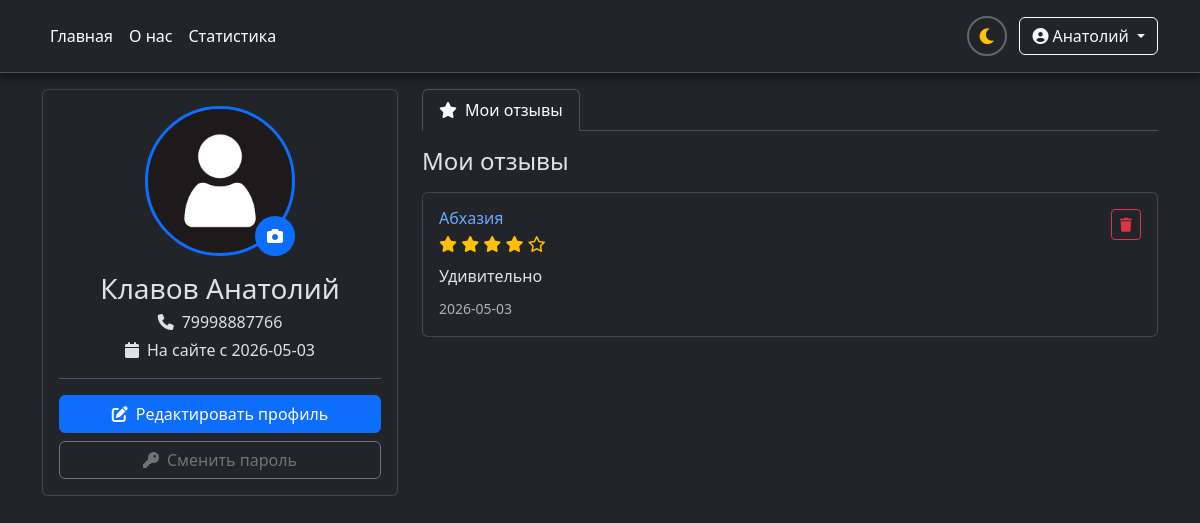
Page /profile (signed in) on the committed database.
### tables this page shows
CREATE TABLE "Clients" (
	"id"	INTEGER NOT NULL UNIQUE,
	"surname"	TEXT NOT NULL,
	"name"	TEXT NOT NULL,
	"thname"	TEXT,
	"birthday"	DATE NOT NULL,
	"tnumber"	INTEGER NOT NULL,
	"password"	TEXT NOT NULL,
	"regdate"	DATE,
	"avatar"	TEXT,
	PRIMARY KEY("id" AUTOINCREMENT)
);

CREATE TABLE "reviews" (
	"id"	INTEGER NOT NULL UNIQUE,
	"tourid"	INTEGER NOT NULL,
	"clientid"	INTEGER NOT NULL,
	"stars"	INTEGER NOT NULL,
	"description"	TEXT,
	"date"	DATE NOT NULL,
	PRIMARY KEY("id" AUTOINCREMENT),
	FOREIGN KEY("clientid") REFERENCES "Clients"("id") ON UPDATE CASCADE ON DELETE CASCADE,
	FOREIGN KEY("tourid") REFERENCES "Tours"("id") ON UPDATE CASCADE ON DELETE CASCADE
);

CREATE TABLE "Tours" (
	"id"	INTEGER NOT NULL UNIQUE,
	"country"	TEXT NOT NULL,
	"agencyid"	INTEGER NOT NULL,
	"description"	TEXT,
	"duration"	TEXT NOT NULL,
	"price"	REAL NOT NULL,
	PRIMARY KEY("id" AUTOINCREMENT),
	FOREIGN KEY("agencyid") REFERENCES "Agency"("id") ON UPDATE CASCADE ON DELETE CASCADE
);

### main.py (the view)
@app.route('/profile')
def profile():
    if 'user_id' not in session:
        flash('Для доступа к профилю необходимо войти', 'warning')
        return redirect(url_for('login'))
    try:
        conn = sqlite3.connect('turhelp.db')
        conn.row_factory = sqlite3.Row
        cursor = conn.cursor()
        cursor.execute("""
            SELECT id, name, surname, thname, birthday, tnumber, avatar, regdate
            FROM Clients
            WHERE id = ?
        """, (session['user_id'],))
        user_data = cursor.fetchone()
        if not user_data:
            flash('Пользователь не найден', 'danger')
            conn.close()
            return redirect(url_for('home'))
        user = {
            'id': user_data['id'],
            'name': user_data['name'],
            'surname': user_data['surname'],
            'thname': user_data['thname'] or '',
            'birthday': user_data['birthday'] or '',
            'tnumber': user_data['tnumber'],
            'avatar': user_data['avatar'] or '/static/images/default-avatar.png',
            'regdate': user_data['regdate']
        }
        cursor.execute("""
            SELECT r.id, r.stars, r.description, r.date, t.country, t.id as tour_id
            FROM reviews r
            JOIN Tours t ON r.tourid = t.id
            WHERE r.clientid = ?
            ORDER BY r.date DESC
        """, (user['id'],))
        reviews_data = cursor.fetchall()
        user_reviews = []
        for review in reviews_data:
            user_reviews.append({
                'id': review['id'],
                'stars': review['stars'],
                'description': review['description'],
                'date': review['date'],
                'country': review['country'],
                'tour_id': review['tour_id']
            })
        conn.close()
        return render_template("profile.html",
                               user=user,
                               reviews=user_reviews,
                               user_name=session['user_name'],
                               is_authenticated=True,
                               is_admin=session.get('is_admin', False))
    except Exception as e:
        app.logger.error(f"Error loading profile: {str(e)}")
        flash('Ошибка при загрузке профиля', 'danger')
        return redirect(url_for('home'))

### templates/profile.html (shortened to what this page needs)
<!DOCTYPE html>
<html lang="ru" class="h-100" data-bs-theme="dark">
<head>
    <link rel="stylesheet" href="{{ url_for('static', filename='css/main.css') }}">
	<link rel="stylesheet" href="{{ url_for('static', filename='css/profile.css') }}">
	<link rel="stylesheet" href="{{ url_for('static', filename='css/light.css') }}">
    <link rel="stylesheet" href="https://cdn.jsdelivr.net/npm/bootstrap@5.3.3/dist/css/bootstrap.min.css">
    <link rel="stylesheet" href="https://cdnjs.cloudflare.com/ajax/libs/font-awesome/6.0.0/css/all.min.css">
    <link rel="stylesheet" href="https://cdnjs.cloudflare.com/ajax/libs/cropperjs/1.6.1/cropper.min.css">
</head>
<body class="body d-flex flex-column h-100">
    <header class="header bg-dark sticky-top p-3 mb-3 border-bottom">
        <div class="container">
            <div class="d-flex flex-wrap align-items-center justify-content-center justify-content-lg-start">
                <ul class="nav col-12 col-lg-auto me-lg-auto mb-2 justify-content-center mb-md-0">
                    <li><a href="/" class="nav-link px-2 text-white">Главная</a></li>
                    <li><a href="/about" class="nav-link px-2 text-white">О нас</a></li>
                    <li><a href="/stats" class="nav-link px-2 text-white">Статистика</a></li>
                </ul>
				<div class="d-flex align-items-center">
					<div class="theme-switcher">
						<button class="theme-switcher-btn" id="theme-switcher-btn" title="Переключить тему">
							<i class="fas fa-moon"></i>
						</button>
					</div>
					<div class="text-end">
						{% if 'user_name' in session %}
							<div class="dropdown d-inline-block">
								<button class="btn btn-outline-light dropdown-toggle" type="button"
										data-bs-toggle="dropdown">
									<i class="fas fa-user-circle me-1"></i>{{ session['user_name'] }}
								</button>
							</div>
						{% else %}
							<button type="button" class="btn btn-outline-light me-2" onclick="openLoginModal()">Войти</button>
							<button type="button" class="btn btn-warning" onclick="openRegisterModal()">Регистрация</button>
						{% endif %}
					</div>
				</div>
            </div>
        </div>
    </header>
    <main class="flex-shrink-0">
        <div class="container">
            <div class="row">
                <div class="col-md-4 mb-4">
                    <div class="card">
                        <div class="card-body text-center">
                            <div class="avatar-container mb-3">
                                <img src="{{ user.avatar }}" alt="Аватар" class="profile-avatar" id="main-avatar">
                                <div class="avatar-overlay" onclick="openAvatarEditor()">
                                    <i class="fas fa-camera"></i>
                                </div>
                            </div>
                            <h3 class="mb-1">{{ user.surname }} {{ user.name }}</h3>
                            <p class="mb-1">
                                <i class="fas fa-phone me-2"></i>{{ user.tnumber }}
                            </p>
                            <p class="mb-3">
                                <i class="fas fa-calendar me-2"></i>На сайте с {{ user.regdate }}
                            </p>
                            <hr>
                            <div class="d-grid gap-2">
                                <button class="btn btn-primary" onclick="openEditProfile()">
                                    <i class="fas fa-edit me-2"></i>Редактировать профиль
                                </button>
                                <button class="btn btn-outline-secondary" onclick="openChangePassword()">
                                    <i class="fas fa-key me-2"></i>Сменить пароль
                                </button>
                            </div>
                        </div>
                    </div>
                </div>
                <div class="col-md-8">
                    <ul class="nav nav-tabs mb-3" id="profileTabs" role="tablist">
                        <li class="nav-item" role="presentation">
                            <button class="nav-link active" id="reviews-tab" data-bs-toggle="tab" data-bs-target="#reviews" type="button" role="tab">
                                <i class="fas fa-star me-2"></i>Мои отзывы
                            </button>
                        </li>
                    </ul>
                    <div class="tab-content" id="profileTabsContent">
                        <div class="tab-pane fade show active" id="reviews" role="tabpanel">
                            <h4 class="mb-3">Мои отзывы</h4>
                            {% if reviews %}
                                {% for review in reviews %}
                                <div class="card mb-3 review-card">
                                    <div class="card-body">
                                        <div class="d-flex justify-content-between align-items-start">
                                            <div>
                                                <h6 class="mb-1">
                                                    <a href="{{ url_for('tour_page', tour_id=review.tour_id, name='', address='', country=review.country, duration='', price='', description='') }}" class="text-decoration-none">
                                                        {{ review.country }}
                                                    </a>
                                                </h6>
                                                <div class="mb-2">
                                                    {% for i in range(5) %}
                                                        {% if i < review.stars %}
                                                            <i class="fas fa-star text-warning"></i>
                                                        {% else %}
                                                            <i class="far fa-star text-warning"></i>
                                                        {% endif %}
                                                    {% endfor %}
                                                </div>
                                                <p class="mb-2">{{ review.description }}</p>
                                                <small class="text-muted">{{ review.date }}</small>
                                            </div>
                                            <button class="btn btn-sm btn-outline-danger" onclick="deleteMyReview({{ review.id }})">
                                                <i class="fas fa-trash"></i>
                                            </button>
                                        </div>
                                    </div>
                                </div>
                                {% endfor %}
                            {% else %}
                                <div class="alert alert-info">
                                    <i class="fas fa-info-circle me-2"></i>
                                    У вас пока нет отзывов. Оставьте отзыв о понравившемся туре!
                                </div>
                            {% endif %}
                        </div>
                    </div>
                </div>
            </div>
        </div>
    </main>
</body>
</html>

### static/css/main.css (style rules this page uses)
.header { position: sticky; top: 0; width: 100%; z-index: 1000; box-shadow: 0px 5px 10px 0px rgba(0, 0, 0, 0.5) }
body { overflow: hidden; height: 100%; font-family: Arial, sans-serif; margin: 0; }
.body { overflow: auto; }

### static/css/profile.css (style rules this page uses)
.profile-avatar { width: 150px; height: 150px; object-fit: cover; border-radius: 50%; border: 3px solid #0d6efd; cursor: pointer; transition: opacity 0.3s; }
.avatar-overlay { position: absolute; bottom: 0; right: 0; background: #0d6efd; color: white; width: 40px; height: 40px; border-radius: 50%; display: flex; align-items: center; justify-content: center; cursor: pointer; transition: background 0.3s; }
.avatar-container { position: relative; display: inline-block; }
.review-card { transition: transform 0.2s; }
.nav-tabs .nav-link { color: #fff; }
.nav-tabs .nav-link.active { background-color: #0d6efd; border-color: #0d6efd; color: white; }

### static/css/light.css (style rules this page uses)
.theme-switcher { position: relative; display: inline-flex; align-items: center; margin-right: 12px; cursor: pointer; }
.theme-switcher-btn { display: flex; align-items: center; justify-content: center; width: 40px; height: 40px; border-radius: 50%; border: 2px solid rgba(255, 255, 255, 0.3); background: transparent; color: #ffc107; font-size: 18px; cursor: pointer; transition: all 0.3s ease; }

### rows in the picture
Clients: user_name "Анатолий", surname "Клавов", name "Анатолий", tnumber "79998887766", regdate "2026-05-03"
reviews: country "Абхазия", stars 4 (drawn), description "Удивительно", date "2026-05-03"
